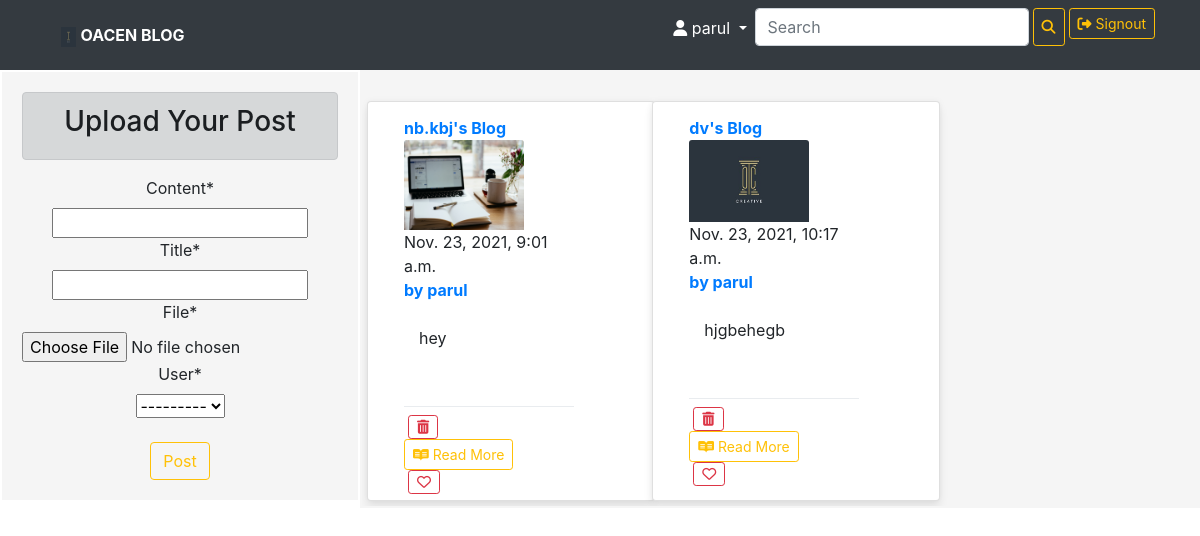
The page /website/postpage/ (signed in) on the database its author committed.
### website/models.py (models this page shows, shortened)
class Image(models.Model):
    id=models.AutoField(primary_key=True)
    user=models.ForeignKey(User, on_delete=models.CASCADE, null=True)
    content=models.CharField(max_length=2000,null=True)
    title=models.CharField(max_length=80 ,null=True)
    file=models.ImageField(upload_to="media")
    date_created=models.DateTimeField(auto_now_add=True ,null=True)
    slug = models.SlugField(null=True,blank=True)

### website/views.py (the view)
# urls.py: path('postpage/',postpage),
@login_required(login_url="http://localhost:8000/website/signinpage")
def postpage(request):
    if request.method == 'POST':
        form =ImageForm(request.POST, request.FILES)
        if form.is_valid():
            form.save()
            return redirect("http://localhost:8000/website/homepage")
    form=ImageForm()
    img=Image.objects.filter(user=request.user)
    return render(request,"post.html",{'img':img,'form':form})

### website/forms.py
class ImageForm(forms.ModelForm):
	class Meta:
		model = Image
		fields=("content","title","file","user")

### website/templates/post.html (shortened to what this page needs)
{% extends "base.html" %}
{% block maincontent %}
{% load static %}
{% load crispy_forms_tags  %}
<body>
<div class="float-container">
  <div class="alert alert-dark" role="alert" >
  <h3>Upload Your Post</h3>
  </div>
  <table>
  <form method="POST"  enctype="multipart/form-data">
      {{form|crispy}}
</div>
<br>
<button class="btn btn-outline-warning btn-md ml-5 mr-5"  type="submit" >Post</button>
<div class="float-child">
  <div class="row">
    {% for x in img%}
    <div class="col-sm-4 mt-4">
      <div class="card card-1 d-flex" style="width: 18rem;">
        <strong class="text-primary">{{x.title}}'s Blog</strong>
        <img src="{{x.file.url}}" alt="" class="card-img-top">
        {{x.date_created}}
        <br>
        <strong class="text-primary"> by {{x.user}}</strong>
        <br>
       <div class="container mb-5">
        {{x.content|truncatechars:100}}
        </div>
        <div class="dropdown-divider"></div>
          <a href="{% url 'delete' x.id  %}"><button class="btn btn-outline-danger btn-sm ml-1 " type="submit" style= position:sticky><i class="fas fa-trash-alt"></i></button></a>
        <a href="{% url 'postdetail' x.id  %}"><button class="btn btn-outline-warning btn-sm "  type="submit" style=position:sticky><i class="fab fa-readme"></i> Read More</button></a>
  <a href="{% url 'like' x.id  %}"><button class="btn btn-outline-danger btn-sm ml-1 " type="submit"style=position:sticky ><i class="far fa-heart"></i></button></a>
    </div>
    </div>
{% endfor %}
</body>
{% endblock %}

### website/templates/base.html (shortened to what this page needs)
<html>
  {% load static %}
    <head>
            <link rel="stylesheet" href="https://maxcdn.bootstrapcdn.com/bootstrap/4.3.1/css/bootstrap.min.css">
            <link rel="stylesheet" href="https://cdn.jsdelivr.net/npm/bootstrap-icons@1.6.0/font/bootstrap-icons.css">
            <link rel="stylesheet" href="https://maxcdn.bootstrapcdn.com/bootstrap/4.5.2/css/bootstrap.min.css">
          </head>
    <body>
            <nav class="navbar navbar-expand-lg navbar-dark bg-dark">
              <div class="container">
                    <a class="nav-link text-white " href="http://localhost:8000/website/homepage">
                      <img src="{% static 'photo4.jpg' %}" alt="" width="15" height="20">
                     <strong>OACEN BLOG</strong></a>
                    <div class="collapse navbar-collapse" id="navbarSupportedContent">
                      <ul class="navbar-nav ml-auto">
                        {% if request.user.is_authenticated %}
                        <li class="nav-item  active dropdown bg-color-dark">
                          <a class="nav-link dropdown-toggle text-white" href="#" id="navbarDropdown" role="button" data-toggle="dropdown" aria-haspopup="true" aria-expanded="false">
                            <i class="fas fa-user"></i>
                            {{request.user.first_name}}
                          </a>
                        </li>
                        <form class="d-flex">
                          <input class="form-control me-2" type="search" placeholder="Search" aria-label="Search">
                          <button class="btn btn-outline-warning btn-sm ml-1" type="submit"><i class="fas fa-search"></i></button>
                        </form>
                        <li class="nav-item active">
                          <a href="http://localhost:8000/website/signoutpage"><button class="btn btn-outline-warning btn-sm ml-1 " type="submit" ><i class="fas fa-sign-out-alt"></i> Signout</button></a>
                        </li>
                        {% endif  %}
                      </ul>
                      </div>
                    </div>
                  </nav>
                  {% block maincontent %}
                  {% endblock %}
    </body>
  </html>

### website/templates/post.html (style rules this page uses)
.float-container { width: 30%; float: left; padding: 20px; background-color: whitesmoke; border: 2px solid white; text-align: center; }
.float-child { width: 70%; margin: auto; padding: 5px; background-color: whitesmoke; border: 2px solid whitesmoke; overflow:auto; }
.card { border-radius: 4px; height: 400px; padding: 20px; width:50%; background: #fff; box-shadow: 0 6px 10px rgba(0,0,0,.08), 0 0 6px rgba(0,0,0,.05); transition: .3s transform cubic-bezier(.155,1.105,.295,1.12),.3s box-shadow,.3s -webkit-transform cubic-bezier(.155,1.105,.295,1.12); padding: 14px 80px 18px 36px; cursor: pointer; }
.card img { top: 20px; right: 15px; max-height: 90px; max-width: 120px; }
.card-1 { background-image: url(https://ionicframework.com/img/getting-started/ionic-native-card.png); background-repeat: no-repeat; background-position: right; background-size: 80px; }

### rows shown on the page
Image: title "nb.kbj", file (picture), date_created "Nov. 23, 2021, 9:01 a.m.", user "parul", content "hey"
Image: title "dv", file (picture), date_created "Nov. 23, 2021, 10:17 a.m.", user "parul", content "hjgbehegb"

### other values the page prints
{{ request.user.first_name }} "parul"
